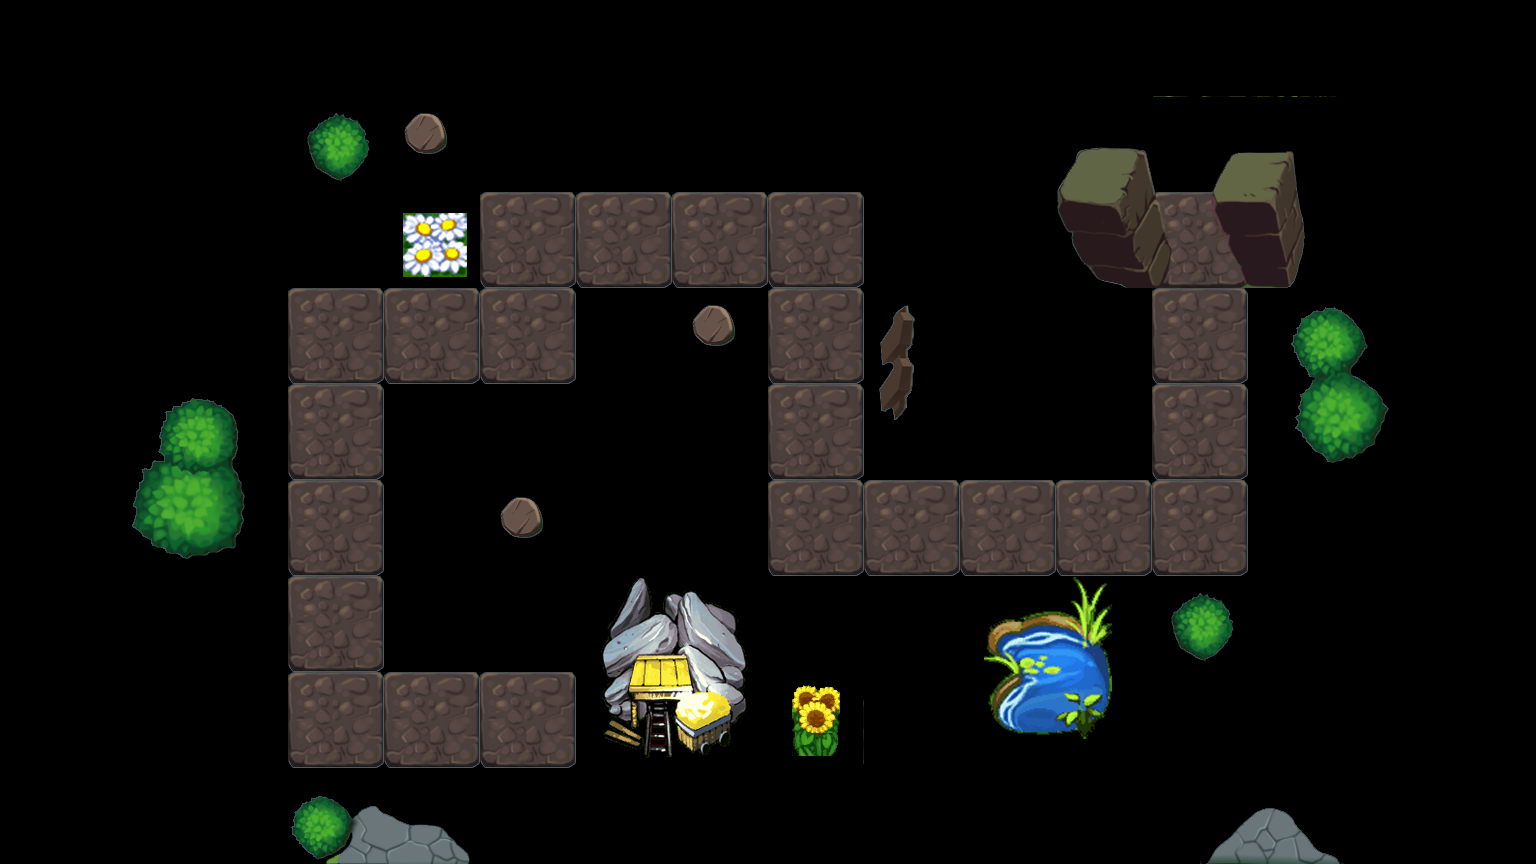

Tiled map render using the project's own tile images. Description and the map definition, with tile-layer contents summarised, below:
An orthogonal 16x9 tile map with 96x96 px tiles, 1 tile layer (bg) and 9 objects (0, 1, 2, 3, 4, ...).

<map version="1.0" orientation="orthogonal" width="16" height="9" tilewidth="96" tileheight="96">
 <tileset firstgid="1" name="tiles" tilewidth="96" tileheight="96">
  <image source="tiles.png" trans="ff00ff" width="768" height="576" />
  <tile id="38">
   <properties>
    <property name="canTouch" value="1" />
   </properties>
  </tile>
 </tileset>
 <layer name="bg" width="16" height="9">
  <data>[144 cells, 144 non-empty, 34 distinct tile ids]</data>
 </layer>
 <objectgroup name="obj" width="16" height="9">
  <object name="0" x="1203" y="248" />
  <object name="1" x="1176" y="494" />
  <object name="2" x="794" y="494" />
  <object name="3" x="827" y="230" />
  <object name="4" x="533" y="221" />
  <object name="5" x="494" y="321" />
  <object name="6" x="318" y="318" />
  <object name="7" x="348" y="709" />
  <object name="8" x="652" y="694" />
 </objectgroup>
</map>